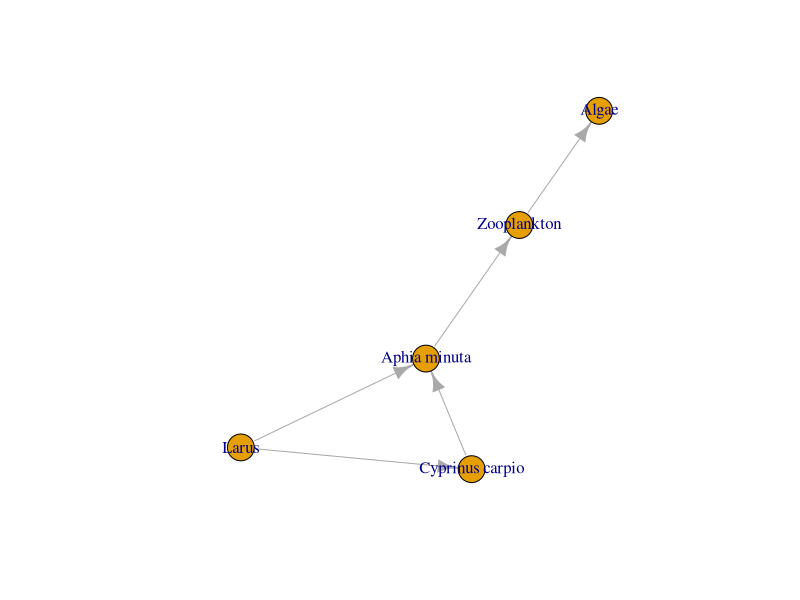
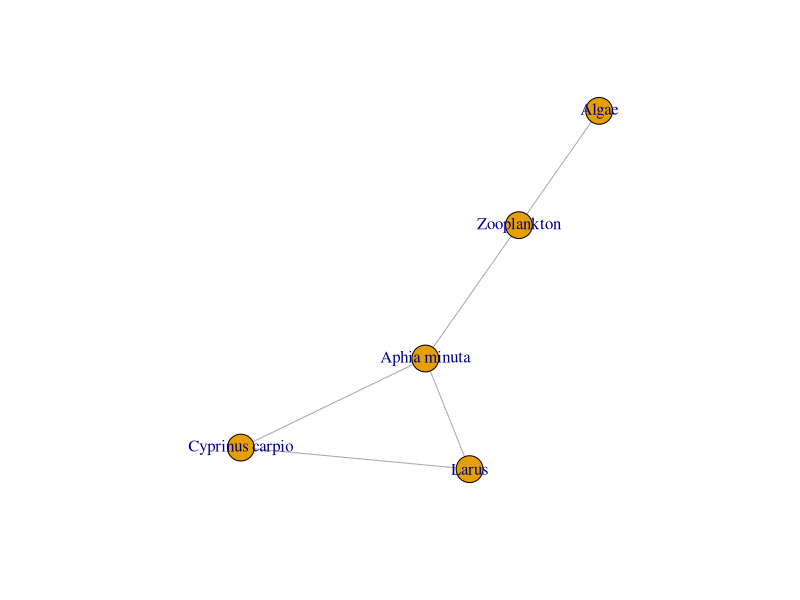
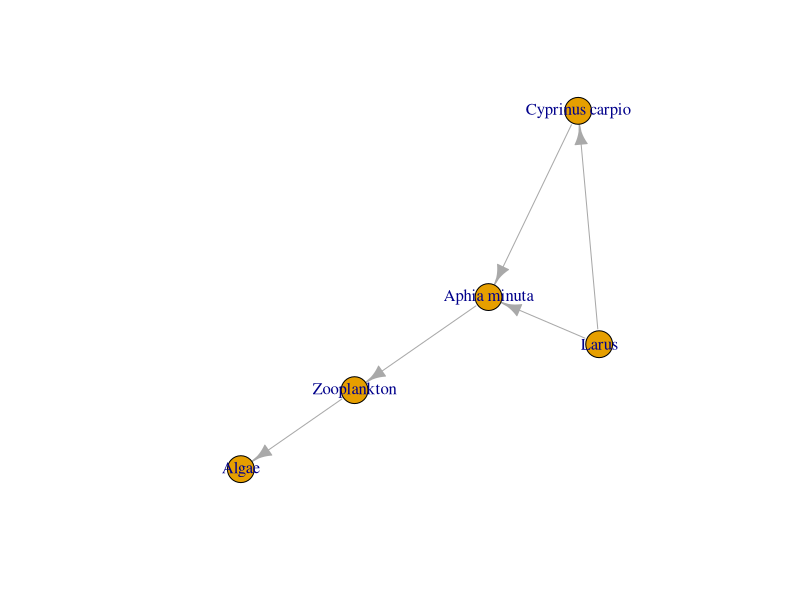

Reproduce these figures in R, in order.
# Code to develop graphs from species as nodes

# install.packages("igraph") # run once
library(igraph)


# The nodes
# species <- c("Algae", "Zooplankton", "Small Fish", "Large Fish", "Bird")
# Putting real species:
species <- c("Algae", "Zooplankton", "Aphia minuta", "Cyprinus carpio", "Larus")

# Interactions
# predator <- c("Zooplankton", "Small Fish", "Large Fish", "Bird", "Bird")
# prey <- c("Algae", "Zooplankton", "Small Fish", "Small Fish", "Large Fish")
# Putting real species:
predator <- c("Zooplankton", "Aphia minuta", "Cyprinus carpio", "Larus", "Larus")
prey <- c("Algae", "Zooplankton", "Aphia minuta", "Aphia minuta", "Cyprinus carpio")

# Exercise: create a dataframe with predators and preys inside
interactions <- data.frame(predator, prey)

# Building the graph
graph <- graph_from_data_frame(interactions, vertices=species) # directed=TRUE is the default
plot(graph)

# Building the graph without diretcions
graph <- graph_from_data_frame(interactions, vertices=species, directed=FALSE) # directed is the default
plot(graph)

# The graph will maintain the same interactions but with a different representation
# The seed!!!
set.seed(42)
graph <- graph_from_data_frame(interactions, vertices=species) # directed=TRUE is the default
plot(graph)
